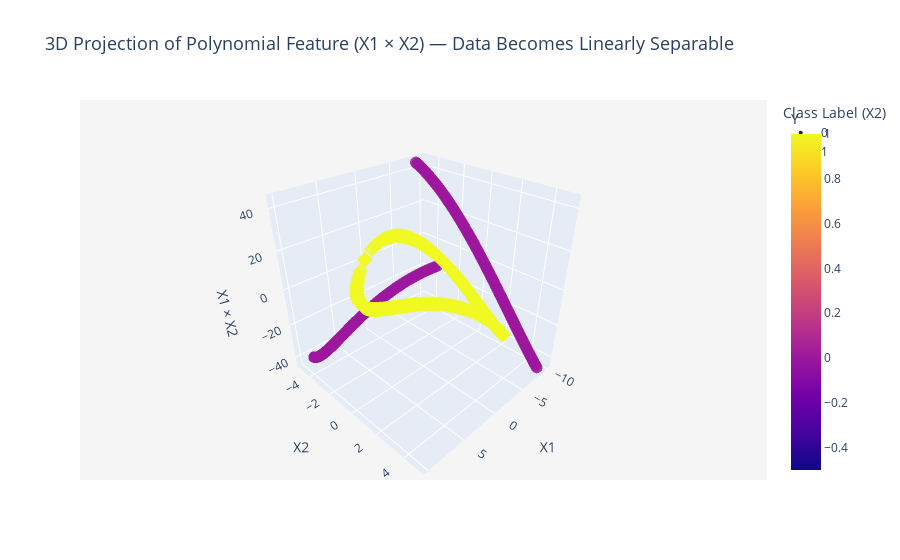

The notebook cell this image was saved under:
### Code cell
import plotly.express as px

# 📌 3D Visualization of Polynomial Feature Space
# We are plotting 3 dimensions:
#   X-axis → X1 (original feature 1)
#   Y-axis → Y1 (original feature 2)
#   Z-axis → X1 * X2 (interaction term)
#
# Polynomial kernel SVM transforms 2D circular data into a higher-dimensional space.
# In 2D the data is NOT linearly separable, but in 3D the separation becomes clearer.
# This plot helps us **visually understand how polynomial transformations make separation possible**.

fig = px.scatter_3d(
    df,
    x='X1',
    y='X2',
    z='X1*X2',
    color='Y',                # color points by class label
    symbol='Y',               # different symbols for each class
    opacity=0.85,             # slightly transparent points
    size_max=8,               # max point size if size argument used
    title="3D Projection of Polynomial Feature (X1 × X2) — Data Becomes Linearly Separable"
)

# 💅 Beautify the chart
fig.update_traces(marker=dict(size=4))  # adjust point size

fig.update_layout(
    scene=dict(
        xaxis_title="X1",
        yaxis_title="X2",
        zaxis_title="X1 × X2",
        camera=dict(eye=dict(x=1.4, y=1.4, z=1.2)),  # better 3D view angle
        bgcolor="rgb(245,245,245)"                  # soft background
    ),
    legend=dict(title="Class Label (X2)"),
    title_font=dict(size=18)
)

fig.show()

### Figure 1 — Plotly figure (JSON) as saved in the notebook; plotly's stock layout.template omitted (floating-point values rounded to 4 significant figures; data arrays with more than 128 entries replaced by an {"elided": "..."} marker saying what was removed)
{"data": [{"hovertemplate": "Y=%{marker.color}<br>X1=%{x}<br>X2=%{y}<br>X1*X2=%{z}<extra></extra>", "legendgroup": "0", "marker": {"color": {"elided": "200 int values"}, "coloraxis": "coloraxis", "opacity": 0.85, "size": 4, "symbol": "circle"}, "mode": "markers", "name": "0", "scene": "scene", "showlegend": true, "type": "scatter3d", "x": {"elided": "200 float values"}, "y": {"elided": "200 float values"}, "z": {"elided": "200 float values"}}, {"hovertemplate": "Y=%{marker.color}<br>X1=%{x}<br>X2=%{y}<br>X1*X2=%{z}<extra></extra>", "legendgroup": "1", "marker": {"color": {"elided": "200 int values"}, "coloraxis": "coloraxis", "opacity": 0.85, "size": 4, "symbol": "diamond"}, "mode": "markers", "name": "1", "scene": "scene", "showlegend": true, "type": "scatter3d", "x": {"elided": "200 float values"}, "y": {"elided": "200 float values"}, "z": {"elided": "200 float values"}}], "layout": {"coloraxis": {"colorbar": {"title": {"text": "Y"}}, "colorscale": [[0, "#0d0887"], [0.1111, "#46039f"], [0.2222, "#7201a8"], [0.3333, "#9c179e"], [0.4444, "#bd3786"], [0.5556, "#d8576b"], [0.6667, "#ed7953"], [0.7778, "#fb9f3a"], [0.8889, "#fdca26"], [1, "#f0f921"]]}, "legend": {"title": {"text": "Class Label (X2)"}, "tracegroupgap": 0}, "scene": {"bgcolor": "rgb(245,245,245)", "camera": {"eye": {"x": 1.4, "y": 1.4, "z": 1.2}}, "domain": {"x": [0, 1], "y": [0, 1]}, "xaxis": {"title": {"text": "X1"}}, "yaxis": {"title": {"text": "X2"}}, "zaxis": {"title": {"text": "X1 × X2"}}}, "title": {"font": {"size": 18}, "text": "3D Projection of Polynomial Feature (X1 × X2) — Data Becomes Linearly Separable"}}}
